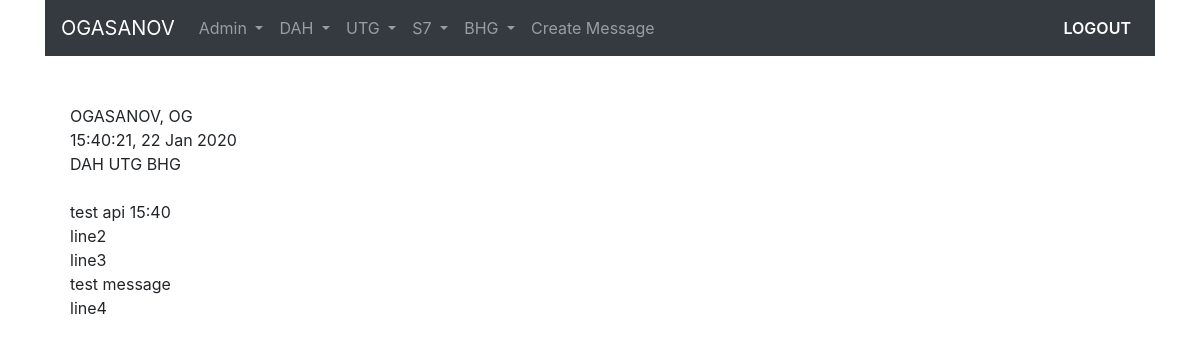
The app's page /message/1579696821/ (signed in) with its own data.
### user_model/models.py (models this page shows, shortened)
class UserModel(AbstractBaseUser):
    username = models.CharField(verbose_name='username', max_length=30, unique=True)
    fullname = models.CharField(verbose_name='full name', max_length=100)
    role = models.ForeignKey('UserRole', on_delete=models.CASCADE, related_name='role', null=True)
    date_joined = models.DateTimeField(verbose_name='date joined', auto_now_add=True)
    last_login = models.DateTimeField(verbose_name='last login', auto_now=True)
    is_admin = models.BooleanField(default=False)
    is_active = models.BooleanField(default=True)
    is_staff = models.BooleanField(default=False)
    is_superuser = models.BooleanField(default=False)
    USERNAME_FIELD = 'username'
    REQUIRED_FIELDS = ['fullname', 'role']
    objects = UserModelManager()
    class Meta:
        verbose_name = 'User'
        verbose_name_plural = 'Users'

class Message(models.Model):
    title = models.CharField(max_length=150, db_index=True)
    slug = models.SlugField(max_length=150, unique=True)
    body = models.TextField(db_index=True)
    tags = models.ManyToManyField('Tag', related_name='t_messages')
    users = models.ManyToManyField('UserModel', related_name='u_messages')
    date_pub = models.DateTimeField(auto_now_add=True)
    class Meta:
        ordering = ['-date_pub']

class Tag(models.Model):
    title = models.CharField(max_length=50, unique=True)
    slug = models.SlugField(max_length=50, unique=True)

### user_model/views.py (the view)
# urls.py: path('message/<str:slug>/', message_detail, name='message_detail'),
@login_required
def message_detail(request, slug):
    message = Message.objects.get(slug__iexact=slug)
    return render(request, 'user_model/message_detail.html', context={'message': message})

### user_model/templates/user_model/message_detail.html (shortened to what this page needs)
{% extends 'user_model/base.html' %}
{% load static %}
{% block content %}
    <div class="message-template" id="message-detail">
        {{ message.title }}
        <br>
        {{ message.date_pub|date:'H:i:s, d M Y'}}
        <br>
        {% for tag in message.tags.all %}
            {{ tag.title }}
        {% endfor %}
        <br><br>
        {{ message.body|linebreaks }}
        <br>
    </div>
{% endblock %}

### user_model/templates/user_model/includes/navbar.html (shortened to what this page needs)
<nav class="navbar navbar-expand-md navbar-dark bg-dark sticky-top">
    {% if request.user.is_authenticated %}
        <a class="navbar-brand" href="{% url 'homepage' %}">{{ request.user.username|upper }}</a>
    {% else %}
        <a class="navbar-brand mx-auto" href="{% url 'homepage' %}">Рассылка сообщений по рейсам</a>
    {% endif %}
    {% if request.user.is_authenticated and request.user.is_admin %}
    <div class="collapse navbar-collapse" id="navbarSupportedContent">
        <ul class="navbar-nav mr-auto">
            {% include 'user_model/includes/nav_item_admin.html' %}
            {% include 'user_model/includes/nav_item_template.html' %}
        </ul>
        <ul class="navbar-nav ml-auto">
            {% include 'user_model/includes/nav_item_logout.html' %}
        </ul>
    </div>
    {% endif %}
</nav>

### static/css/style.css (style rules this page uses)
.message-template { margin-left: 25px; margin-right: 25px; }

### records on screen
UserModel: user.username "OGASANOV"
Message: title "OGASANOV, OG", date_pub "15:40:21, 22 Jan 2020", body "test api 15:40 line2 line3 test message line4"
Tag: title "DAH"
Tag: title "UTG"
Tag: title "BHG"
